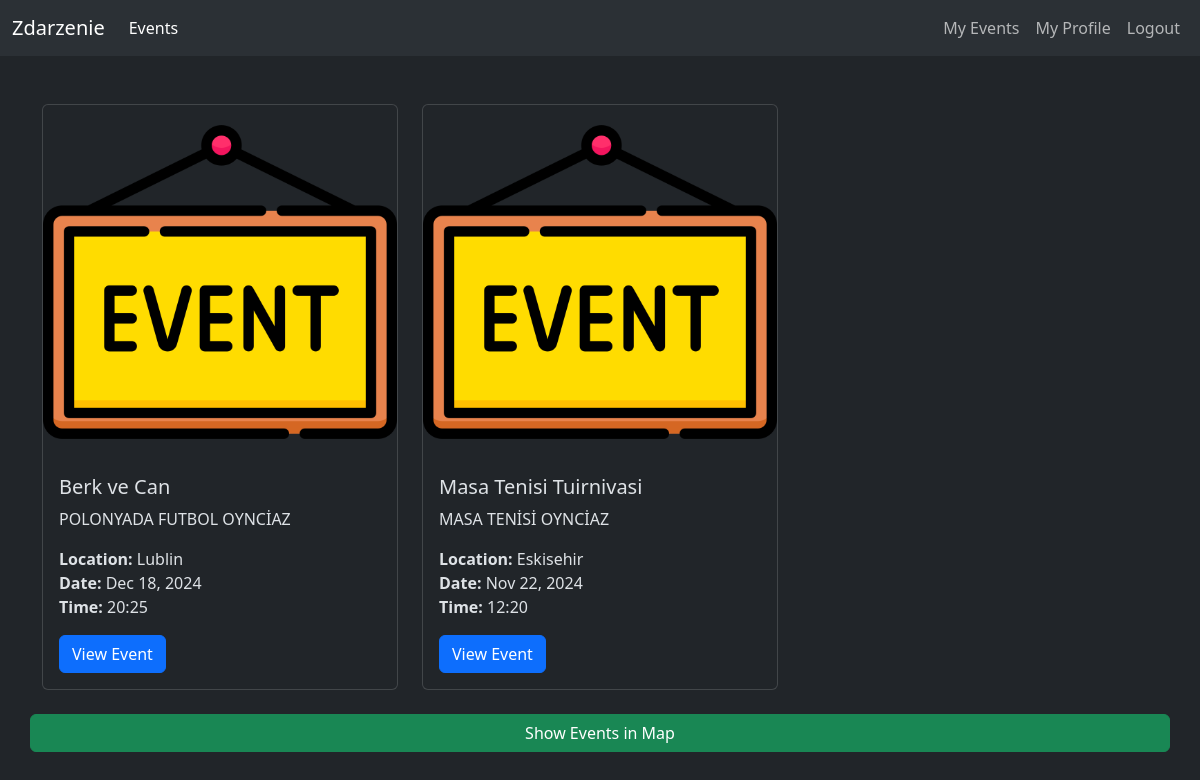
Page /events/all_events (signed in) on the earlier database version.
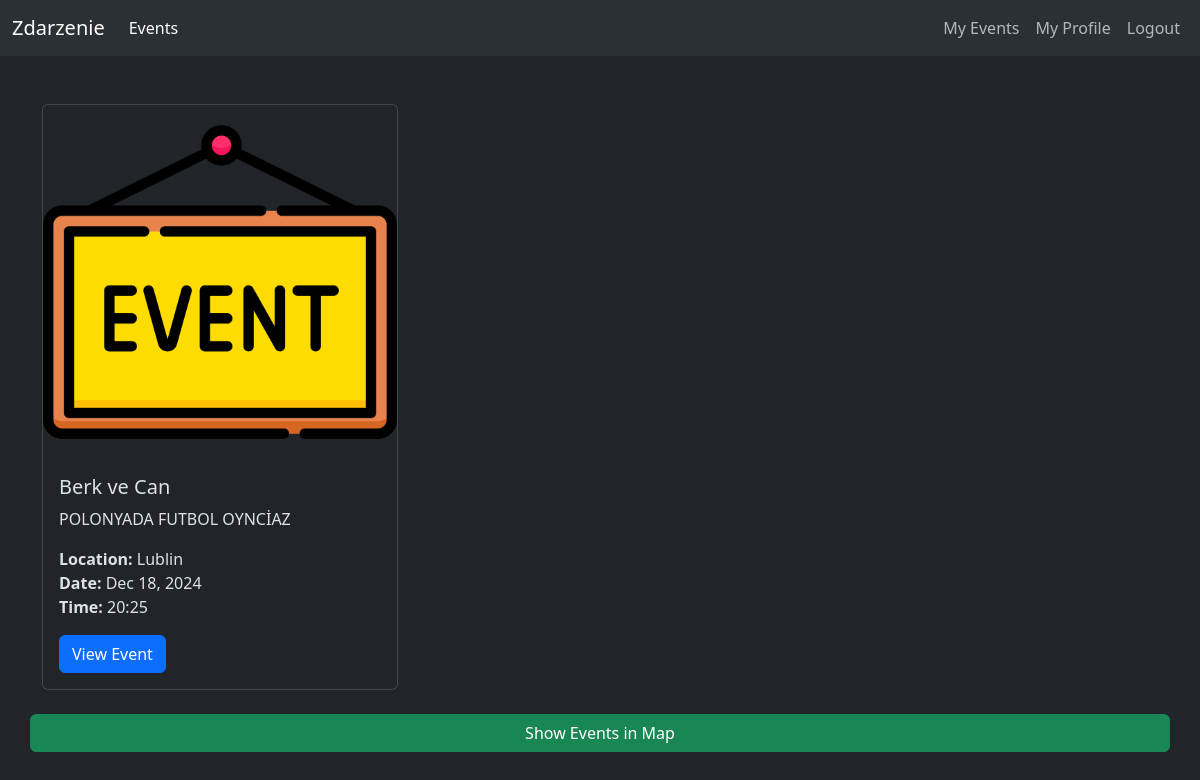
Same page on the later database version.
### events/models.py (models this page shows, shortened)
class Event(models.Model):
    event_id = models.AutoField(primary_key=True)
    event_name = models.CharField(max_length=60,blank=True, null=True)
    event_description = models.TextField(blank=True, null=True)
    event_date = models.DateTimeField(blank=True, null=True)
    event_time = models.CharField(max_length=10,blank=True, null=True)
    event_duration = models.FloatField(max_length=10,blank=True, null=True)
    event_location = models.ForeignKey(Location,on_delete=models.CASCADE,blank=True,null=True)
    event_category = models.CharField(max_length=60,blank=True, null=True)
    event_image = models.ImageField(upload_to='event_images', blank=True, null=True)
    event_is_approved = models.BooleanField(blank=True,null=True)
    event_owner = models.ForeignKey(User,on_delete=models.CASCADE,blank=True,null=True)
    attendees = models.ManyToManyField(User, related_name='events', blank=True)

class Location(models.Model):
    location_id = models.AutoField(primary_key=True)
    location_name = models.CharField(max_length=60,blank=True, null=True)
    location_latitude = models.FloatField(blank=True,null=True)
    location_longitude = models.FloatField(blank=True,null=True)

### events/views.py (the view)
# urls.py: path("all_events",views.all_events,name="all_events"),
def all_events(request):
    if not request.user.is_authenticated:
        return redirect("authentication:login")
    all_of_the_events = Event.objects.filter(event_is_approved=True)
    user_profile = request.user.profile
    user_interests = set(user_profile.interests.split(',')) if user_profile.interests else set()
    user_event_history = request.user.events.all()  # User's past attended events
    user_location = user_profile.location
    event_scores = []
    for event in all_of_the_events:
        event_interests = set(event.event_category.split(',')) if event.event_category else set()
        interest_score = len(user_interests.intersection(event_interests))
        has_attended_before = event in user_event_history
        history_score = 1 if has_attended_before else 0
        location_score = 0
        if event.event_location and user_location:
            distance = math.sqrt(
                pow(event.event_location.location_latitude - user_location.location_latitude, 2) +
                pow(event.event_location.location_longitude - user_location.location_longitude, 2)
            )
            location_score = 1 / (1 + distance)
        total_score = (interest_score * 0.5) + (history_score * 0.3) + (location_score * 0.2)
        event_scores.append((event, total_score))
    sorted_events = sorted(event_scores, key=lambda x: x[1], reverse=True)
    sorted_events = [event[0] for event in sorted_events]
    return render(request, 'events/all_events.html', {'events': sorted_events})

### templates/events/all_events.html (shortened to what this page needs)
{% extends "utils/layout.html" %}
{% load static %}
{% block body %}
    <div class="row">
        {% for event in events %}
            <div class="col-md-4 mb-4">
                <div class="card h-100">
                    {% if event.event_image %}
                    <img src="{% static 'img/event_img.png' %}" class="card-img-top" alt="{{ event.event_name }}">
                {% else %}
                    <img src="{% static 'img/event_img.png' %}" class="card-img-top" alt="Event Image">
                    {% endif %}
                    <div class="card-body d-flex flex-column">
                        <h5 class="card-title">{{ event.event_name }}</h5>
                        <p class="card-text">{{ event.event_description|truncatewords:20 }}</p>
                        <p class="card-text">
                            <strong>Location:</strong> {{ event.event_location.location_name }} <br>
                            <strong>Date:</strong> {{ event.event_date|date:"M d, Y" }} <br>
                            <strong>Time:</strong> {{ event.event_time }}
                        </p>
                        <div class="mt-auto">
                            <a href="{% url 'events:show_event' event.event_id %}" class="btn btn-primary">View Event</a>
                        </div>
                    </div>
                </div>
            </div>
        {% empty %}
            <p>No events available.</p>
        {% endfor %}
        <a href="#" id="showMapLink" class="btn btn-success w-100">Show Events in Map</a>
    </div>
{% endblock body %}

Differences in the rows shown:
removed Event: event_name "Masa Tenisi Tuirnivasi", event_description "MASA TENİSİ OYNCİAZ", event_location.location_name "Eskisehir", event_date "Nov 22, 2024", event_time "12:20"
